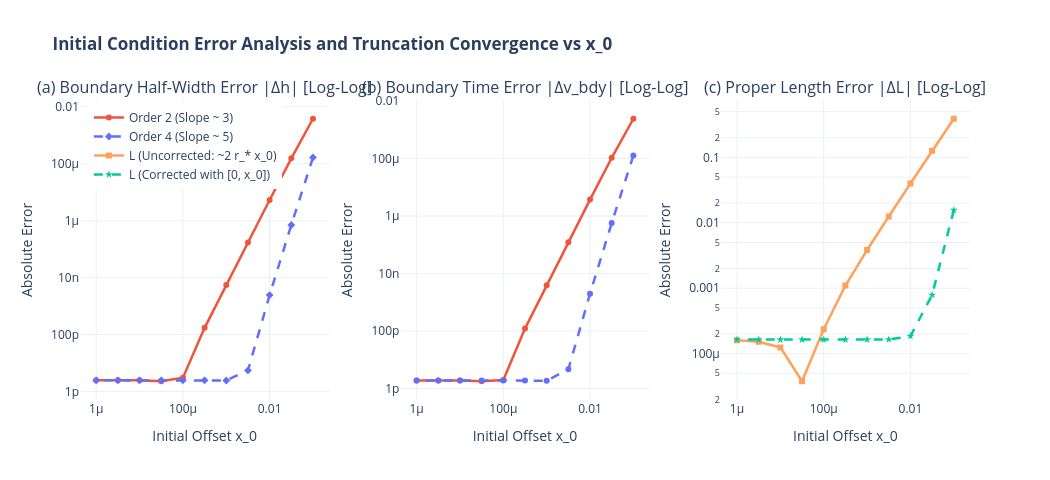

The notebook cell saved with this chart:
### Code cell
# --- VISUALIZATION: INITIAL CONDITION ERROR CONVERGENCE DASHBOARD ---
fig_ic = make_subplots(
    rows=1, cols=3,
    subplot_titles=(
        "(a) Boundary Half-Width Error |Δh| [Log-Log]",
        "(b) Boundary Time Error |Δv_bdy| [Log-Log]",
        "(c) Proper Length Error |ΔL| [Log-Log]"
    ),
    horizontal_spacing=0.08
)

# Panel (a): Boundary coordinate error |Δh|
fig_ic.add_trace(go.Scatter(
    x=x0_sweep, y=errors_ord2_x,
    mode='lines+markers', name='Order 2 (Slope ~ 3)',
    line=dict(color='#EF553B', width=2.5),
    marker=dict(size=6, symbol='circle')
), row=1, col=1)
fig_ic.add_trace(go.Scatter(
    x=x0_sweep, y=errors_ord4_x,
    mode='lines+markers', name='Order 4 (Slope ~ 5)',
    line=dict(color='#636EFA', width=2.5, dash='dash'),
    marker=dict(size=6, symbol='diamond')
), row=1, col=1)

# Panel (b): Boundary time error |Δv_bdy|
fig_ic.add_trace(go.Scatter(
    x=x0_sweep, y=errors_ord2_v,
    mode='lines+markers', name='Order 2 v_bdy',
    line=dict(color='#EF553B', width=2.5),
    marker=dict(size=6), showlegend=False
), row=1, col=2)
fig_ic.add_trace(go.Scatter(
    x=x0_sweep, y=errors_ord4_v,
    mode='lines+markers', name='Order 4 v_bdy',
    line=dict(color='#636EFA', width=2.5, dash='dash'),
    marker=dict(size=6), showlegend=False
), row=1, col=2)

# Panel (c): Length error with and without [0, x_0] correction
fig_ic.add_trace(go.Scatter(
    x=x0_sweep, y=errors_L_uncorr,
    mode='lines+markers', name='L (Uncorrected: ~2 r_* x_0)',
    line=dict(color='#FFA15A', width=2.5),
    marker=dict(size=6, symbol='square')
), row=1, col=3)
fig_ic.add_trace(go.Scatter(
    x=x0_sweep, y=errors_L_corr,
    mode='lines+markers', name='L (Corrected with [0, x_0])',
    line=dict(color='#00CC96', width=2.5, dash='dash'),
    marker=dict(size=6, symbol='star')
), row=1, col=3)

for col in range(1, 4):
    fig_ic.update_xaxes(type='log', title_text='Initial Offset x_0', row=1, col=col)
    fig_ic.update_yaxes(type='log', title_text='Absolute Error', row=1, col=col)

fig_ic.update_layout(
    height=480, width=1050,
    title_text='<b>Initial Condition Error Analysis and Truncation Convergence vs x_0</b>',
    template='plotly_white',
    legend=dict(yanchor='top', y=0.99, xanchor='left', x=0.01)
)

fig_ic.show()

# Save interactive dashboard
os.makedirs("interactive_plots", exist_ok=True)
fig_ic.write_html("interactive_plots/initial_condition_error_analysis.html")
print("Saved interactive error analysis dashboard to 'interactive_plots/initial_condition_error_analysis.html'")

### Figure 1 — Plotly figure (JSON) as saved in the notebook; plotly's stock layout.template omitted (floating-point values rounded to 4 significant figures)
{"data": [{"line": {"color": "#EF553B", "width": 2.5}, "marker": {"size": 6, "symbol": "circle"}, "mode": "lines+markers", "name": "Order 2 (Slope ~ 3)", "type": "scatter", "x": [0.1, 0.03162, 0.01, 0.003162, 0.001, 0.0003162, 0.0001, 3.162e-05, 1e-05, 3.162e-06, 1e-06], "xaxis": "x", "y": [0.003813, 0.0001552, 5.329e-06, 1.729e-07, 5.512e-09, 1.724e-10, 3.066e-12, 2.293e-12, 2.462e-12, 2.469e-12, 2.469e-12], "yaxis": "y"}, {"line": {"color": "#636EFA", "dash": "dash", "width": 2.5}, "marker": {"size": 6, "symbol": "diamond"}, "mode": "lines+markers", "name": "Order 4 (Slope ~ 5)", "type": "scatter", "x": [0.1, 0.03162, 0.01, 0.003162, 0.001, 0.0003162, 0.0001, 3.162e-05, 1e-05, 3.162e-06, 1e-06], "xaxis": "x", "y": [0.0001667, 7.069e-07, 2.447e-09, 5.523e-12, 2.436e-12, 2.466e-12, 2.468e-12, 2.469e-12, 2.469e-12, 2.469e-12, 2.47e-12], "yaxis": "y"}, {"line": {"color": "#EF553B", "width": 2.5}, "marker": {"size": 6}, "mode": "lines+markers", "name": "Order 2 v_bdy", "showlegend": false, "type": "scatter", "x": [0.1, 0.03162, 0.01, 0.003162, 0.001, 0.0003162, 0.0001, 3.162e-05, 1e-05, 3.162e-06, 1e-06], "xaxis": "x2", "y": [0.002408, 0.0001058, 3.728e-06, 1.22e-07, 3.899e-09, 1.219e-10, 1.999e-12, 1.799e-12, 1.917e-12, 1.925e-12, 1.926e-12], "yaxis": "y2"}, {"line": {"color": "#636EFA", "dash": "dash", "width": 2.5}, "marker": {"size": 6}, "mode": "lines+markers", "name": "Order 4 v_bdy", "showlegend": false, "type": "scatter", "x": [0.1, 0.03162, 0.01, 0.003162, 0.001, 0.0003162, 0.0001, 3.162e-05, 1e-05, 3.162e-06, 1e-06], "xaxis": "x2", "y": [0.0001274, 5.684e-07, 2.002e-09, 4.672e-12, 1.875e-12, 1.911e-12, 1.92e-12, 1.924e-12, 1.922e-12, 1.925e-12, 1.927e-12], "yaxis": "y2"}, {"line": {"color": "#FFA15A", "width": 2.5}, "marker": {"size": 6, "symbol": "square"}, "mode": "lines+markers", "name": "L (Uncorrected: ~2 r_* x_0)", "type": "scatter", "x": [0.1, 0.03162, 0.01, 0.003162, 0.001, 0.0003162, 0.0001, 3.162e-05, 1e-05, 3.162e-06, 1e-06], "xaxis": "x3", "y": [0.3891, 0.1259, 0.03982, 0.01248, 0.003836, 0.001101, 0.0002357, 3.785e-05, 0.0001243, 0.0001517, 0.0001603], "yaxis": "y3"}, {"line": {"color": "#00CC96", "dash": "dash", "width": 2.5}, "marker": {"size": 6, "symbol": "star"}, "mode": "lines+markers", "name": "L (Corrected with [0, x_0])", "type": "scatter", "x": [0.1, 0.03162, 0.01, 0.003162, 0.001, 0.0003162, 0.0001, 3.162e-05, 1e-05, 3.162e-06, 1e-06], "xaxis": "x3", "y": [0.01562, 0.000789, 0.0001851, 0.0001647, 0.0001643, 0.0001644, 0.0001643, 0.0001643, 0.0001643, 0.0001643, 0.0001643], "yaxis": "y3"}], "layout": {"annotations": [{"font": {"size": 16}, "showarrow": false, "text": "(a) Boundary Half-Width Error |Δh| [Log-Log]", "x": 0.14, "xanchor": "center", "xref": "paper", "y": 1, "yanchor": "bottom", "yref": "paper"}, {"font": {"size": 16}, "showarrow": false, "text": "(b) Boundary Time Error |Δv_bdy| [Log-Log]", "x": 0.5, "xanchor": "center", "xref": "paper", "y": 1, "yanchor": "bottom", "yref": "paper"}, {"font": {"size": 16}, "showarrow": false, "text": "(c) Proper Length Error |ΔL| [Log-Log]", "x": 0.86, "xanchor": "center", "xref": "paper", "y": 1, "yanchor": "bottom", "yref": "paper"}], "height": 480, "legend": {"x": 0.01, "xanchor": "left", "y": 0.99, "yanchor": "top"}, "title": {"text": "<b>Initial Condition Error Analysis and Truncation Convergence vs x_0</b>"}, "width": 1050, "xaxis": {"anchor": "y", "domain": [0, 0.28], "title": {"text": "Initial Offset x_0"}, "type": "log"}, "xaxis2": {"anchor": "y2", "domain": [0.36, 0.64], "title": {"text": "Initial Offset x_0"}, "type": "log"}, "xaxis3": {"anchor": "y3", "domain": [0.72, 1], "title": {"text": "Initial Offset x_0"}, "type": "log"}, "yaxis": {"anchor": "x", "domain": [0, 1], "title": {"text": "Absolute Error"}, "type": "log"}, "yaxis2": {"anchor": "x2", "domain": [0, 1], "title": {"text": "Absolute Error"}, "type": "log"}, "yaxis3": {"anchor": "x3", "domain": [0, 1], "title": {"text": "Absolute Error"}, "type": "log"}}}
